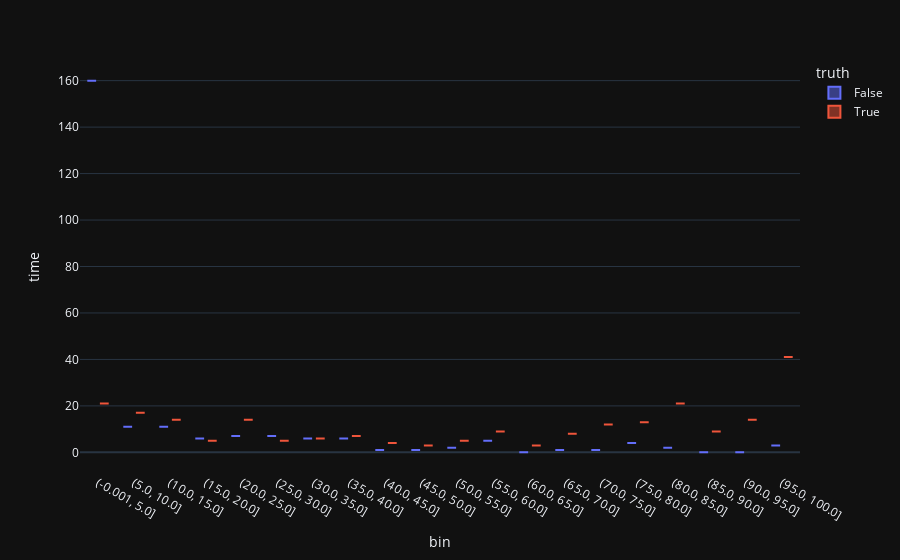

The cell this chart's notebook holds for it:
### Code cell
import numpy as np
import plotly.express as px
df["bin"] = pd.cut(df['hate_speech_probability']*100, bins=np.arange(0, 105, 5),include_lowest=True)
df['bin'] = df["bin"].apply(lambda bin: str(bin))

df_grouped = df.groupby(["bin", "truth"]).count().reset_index()
fig = px.box(df_grouped, x="bin", y="time", color="truth")
fig.show()

### Figure 1 — Plotly figure (JSON) as saved in the notebook; plotly's stock layout.template omitted (floating-point values rounded to 4 significant figures)
{"data": [{"alignmentgroup": "True", "hovertemplate": "truth=False<br>bin=%{x}<br>time=%{y}<extra></extra>", "legendgroup": "False", "marker": {"color": "#636efa"}, "name": "False", "notched": false, "offsetgroup": "False", "orientation": "v", "showlegend": true, "x": ["(-0.001, 5.0]", "(5.0, 10.0]", "(10.0, 15.0]", "(15.0, 20.0]", "(20.0, 25.0]", "(25.0, 30.0]", "(30.0, 35.0]", "(35.0, 40.0]", "(40.0, 45.0]", "(45.0, 50.0]", "(50.0, 55.0]", "(55.0, 60.0]", "(60.0, 65.0]", "(65.0, 70.0]", "(70.0, 75.0]", "(75.0, 80.0]", "(80.0, 85.0]", "(85.0, 90.0]", "(90.0, 95.0]", "(95.0, 100.0]"], "x0": " ", "xaxis": "x", "y": [160, 11, 11, 6, 7, 7, 6, 6, 1, 1, 2, 5, 0, 1, 1, 4, 2, 0, 0, 3], "y0": " ", "yaxis": "y", "type": "box"}, {"alignmentgroup": "True", "hovertemplate": "truth=True<br>bin=%{x}<br>time=%{y}<extra></extra>", "legendgroup": "True", "marker": {"color": "#EF553B"}, "name": "True", "notched": false, "offsetgroup": "True", "orientation": "v", "showlegend": true, "x": ["(-0.001, 5.0]", "(5.0, 10.0]", "(10.0, 15.0]", "(15.0, 20.0]", "(20.0, 25.0]", "(25.0, 30.0]", "(30.0, 35.0]", "(35.0, 40.0]", "(40.0, 45.0]", "(45.0, 50.0]", "(50.0, 55.0]", "(55.0, 60.0]", "(60.0, 65.0]", "(65.0, 70.0]", "(70.0, 75.0]", "(75.0, 80.0]", "(80.0, 85.0]", "(85.0, 90.0]", "(90.0, 95.0]", "(95.0, 100.0]"], "x0": " ", "xaxis": "x", "y": [21, 17, 14, 5, 14, 5, 6, 7, 4, 3, 5, 9, 3, 8, 12, 13, 21, 9, 14, 41], "y0": " ", "yaxis": "y", "type": "box"}], "layout": {"xaxis": {"anchor": "y", "domain": [0.0, 1.0], "title": {"text": "bin"}}, "yaxis": {"anchor": "x", "domain": [0.0, 1.0], "title": {"text": "time"}}, "legend": {"title": {"text": "truth"}, "tracegroupgap": 0}, "margin": {"t": 60}, "boxmode": "group"}}
